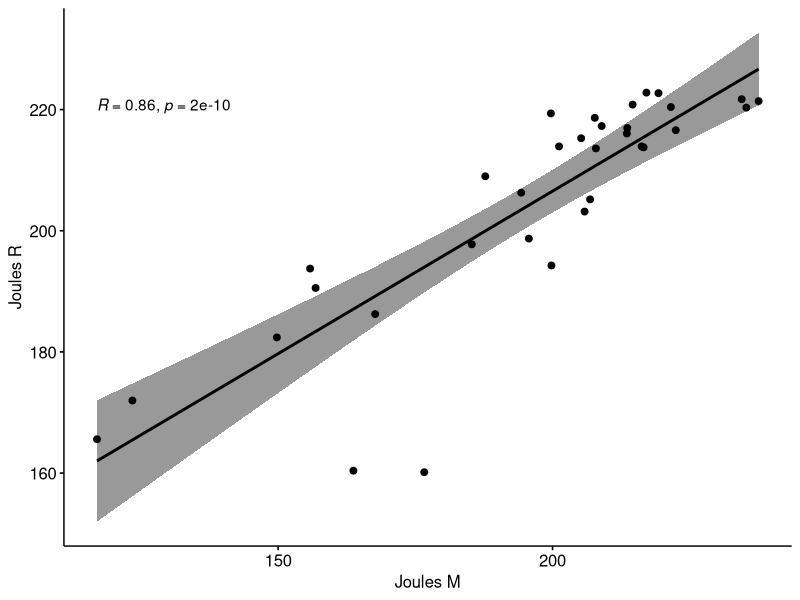
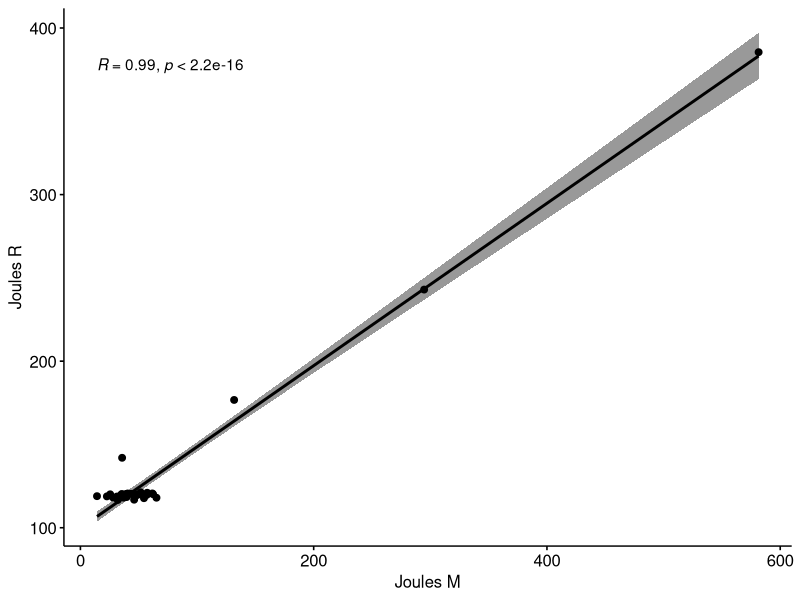
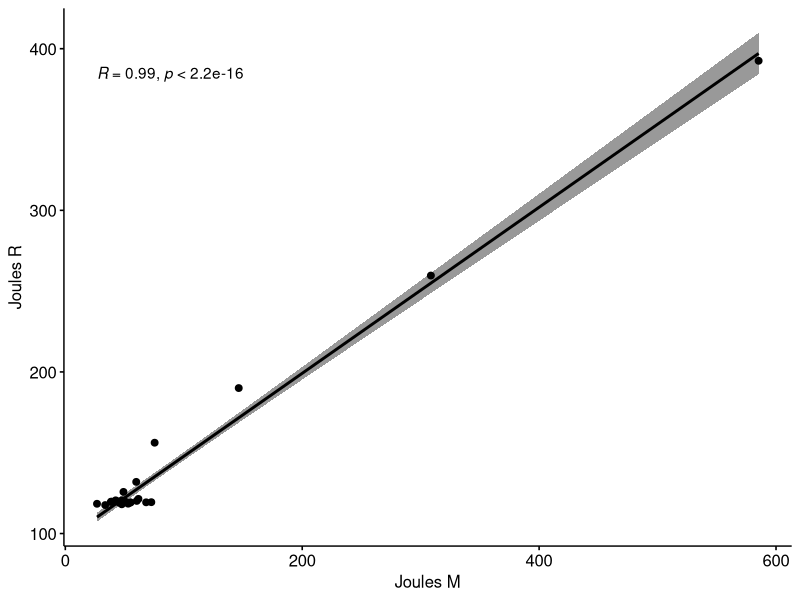
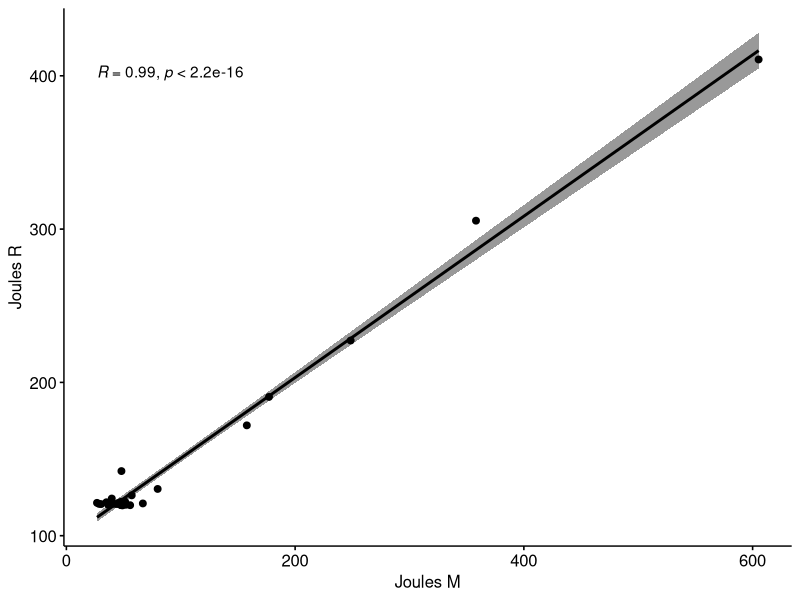
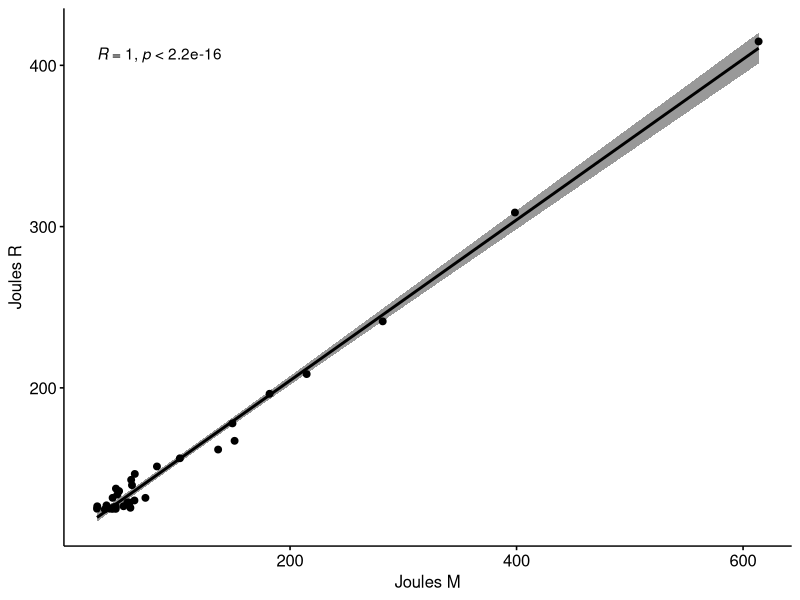
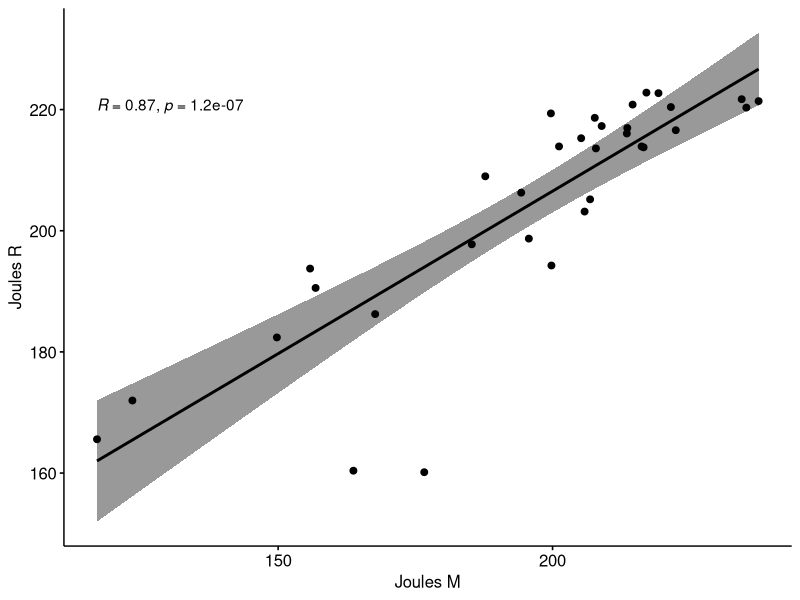
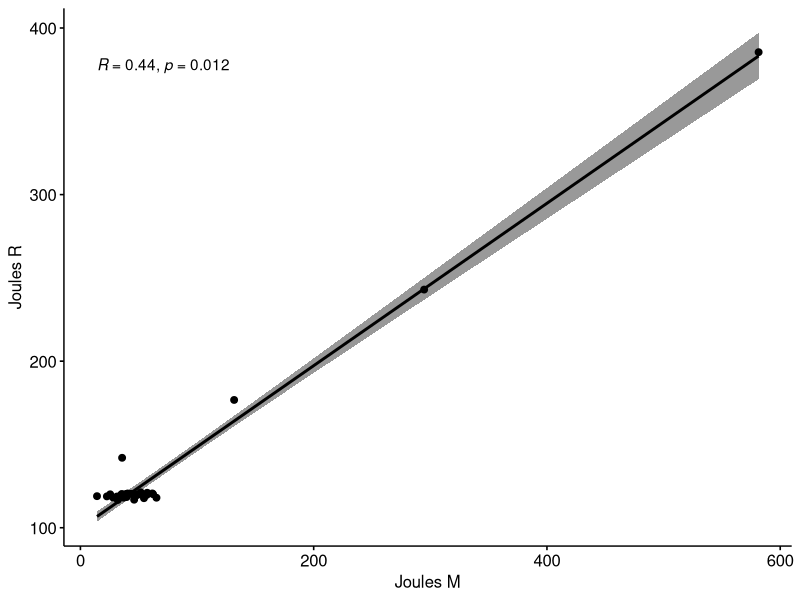
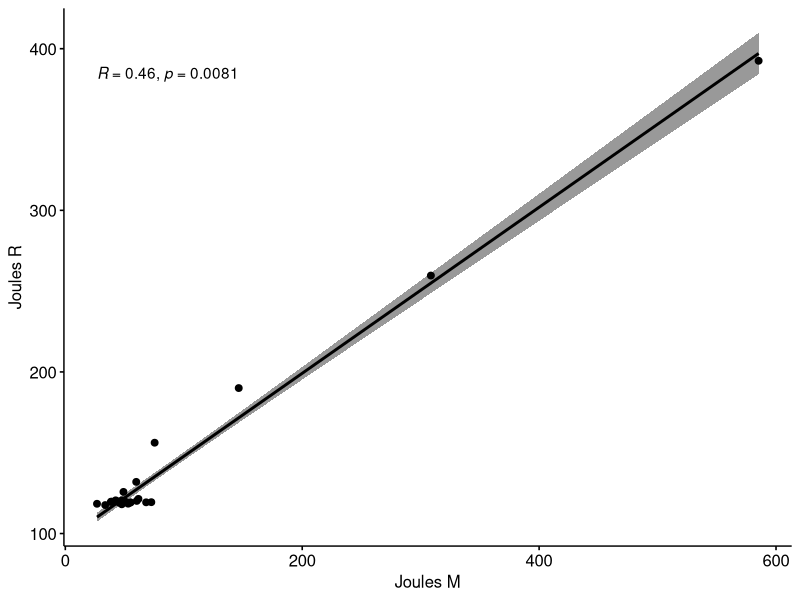

These figures' R source, in order: (Note: this script raises an error after producing the figures.)
# install.packages("ggplot2")
# install.packages("dplyr")
# install.packages("gridExtra")
# install.packages("ggpubr")
# install.packages("psych")
library(dplyr)
library(ggplot2)
library(gridExtra)
library("ggpubr")
library(psych)

dataRapl <- read.csv(file = 'dataRAPL.csv')
dataMeter <- read.csv(file = 'dataMETER.csv')


subset_data_rapl <- dataRapl[, c(9:11)]
subset_data_rapl$Total <- rowSums(dataRapl[, c(9:11)])
subset_data_rapl$n.workers = dataRapl$n.workers
subset_data_rapl$n.secondary.workers = dataRapl$n.secondary.workers

subset_data_Meter <- dataMeter[,c(7,8)]


summary(subset_data_rapl["Total"])
summary(subset_data_Meter["Energy.Meter"])

# Get unique number of threads
workers <- unique(dataMeter[0:990,]$n.workers)
size_chunk<- 990

# Methods to get averages for each chunk in Meter and Rapl
get_list_with_avar_workers_Meter <- function(chunk) {
  list_ps <- list()
  for (i in 1:length(workers)) {
    
    new_dat <- dataMeter[((size_chunk*(chunk-1))+1):(size_chunk*(chunk)),]
    data <- new_dat[new_dat$n.workers == workers[i],]
    list_ps[i] <- mean(data$Energy.Meter)
  }
  return(list_ps)
}

get_list_with_avar_workers_Rapl <- function(chunk) {
  list_ps <- list()
  for (i in 1:length(workers)) {
    
    new_dat <- subset_data_rapl[((size_chunk*(chunk-1))+1):(size_chunk*(chunk)),]
    data <- new_dat[new_dat$n.workers == workers[i],]
    list_ps[i] <- mean(data$Total)
  }
  return(list_ps)
}


read_chunks <- function(subset) {
  chunk_size <- 990
  txacts <- list(0,1,2,8,64)
  counter <- 1
  for (i in seq(chunk_size, chunk_size*5,by = chunk_size)) {
    if (counter == 1) {
      chunk <- subset[(i-chunk_size):i,]
      print("----- ORIGINAL -----")
      print(summary(chunk))
    } else {
      chunk <- subset[(i-chunk_size):i,]
      print(paste("----- TXACT-",txacts[[counter]]," -----"))
      print(summary(chunk))
    }
    #chunks[[counter]] <- chunk
    counter <- counter+1
  }
}

read_chunks(subset_data_rapl["Total"])
read_chunks(subset_data_Meter["Energy.Meter"])


describe_orig_chunk <- function(subset1,subset2,chunk) {
  benchmark_data <- data.frame(threads = numeric(), energy_rapl = numeric(),energy_meter = numeric())
  for (i in 1:30) {
    energy_rapl <- subset1[((33*(i-1))+chunk)] # Example value, replace with actual data
    energy_meter <- subset2[((33*(i-1))+chunk)]# Example value, replace with actual data
    benchmark_data[i,] <- c(workers[chunk],energy_rapl, energy_meter)
  }
  describe(benchmark_data)
}

describe_orig_chunk(subset_data_rapl[0:990,"Total"],subset_data_Meter[0:990,"Energy.Meter"],1)
describe_orig_chunk(subset_data_rapl[0:990,"Total"],subset_data_Meter[0:990,"Energy.Meter"],2)
describe_orig_chunk(subset_data_rapl[0:990,"Total"],subset_data_Meter[0:990,"Energy.Meter"],11)
describe_orig_chunk(subset_data_rapl[0:990,"Total"],subset_data_Meter[0:990,"Energy.Meter"],12)
describe_orig_chunk(subset_data_rapl[0:990,"Total"],subset_data_Meter[0:990,"Energy.Meter"],33)



# NOT AVERAGES
# Perform Shapiro-Wilk normality test for each number of threads
for( j in 1:5){

list_ps <- list()
  # cat("-----", j)
  for (i in 1:length(workers)) {
  # Subset data for current number of threads
  # print(workers[i])
  new_dat <- dataMeter[((size_chunk*(j-1))+1):(size_chunk*(j)),]
  data <- new_dat[new_dat$n.workers == workers[i],]
   # print(dataMeter[(size_chunk*(j-1)):(size_chunk*(j)),][dataMeter[(size_chunk*(j-1)):(size_chunk*(j)),]$n.workers == workers[i],]$n.workers)
  # Perform Shapiro-Wilk normality test on energy consumption (RAPL)
  shapiro_test <- shapiro.test(data$Energy.Meter)
  list_ps[i]<- shapiro_test$p.value
  # cat("--", i)
  # print(list_ps[i])
  # Print results
  # cat("Number of threads:", workers[i], "\n")
  # cat("W =", shapiro_test$statistic, ", p-value =", shapiro_test$p.value, "\n\n")
}
print(mean(unlist(list_ps)))

}

# Perform Shapiro-Wilk normality test for each number of threads
for( j in 1:5){
  
  list_ps <- list()
  
  for (i in 1:length(workers)) {
    # Subset data for current number of threads
    # print(workers[i])
    new_dat <- subset_data_rapl[((size_chunk*(j-1))+1):(size_chunk*(j)),]
    data <- new_dat[new_dat$n.workers == workers[i],]
    # print(dataMeter[(size_chunk*(j-1)):(size_chunk*(j)),][dataMeter[(size_chunk*(j-1)):(size_chunk*(j)),]$n.workers == workers[i],]$n.workers)
    # Perform Shapiro-Wilk normality test on energy consumption (RAPL)
    shapiro_test <- shapiro.test(data$Total)
    list_ps[i]<- shapiro_test$p.value
    # Print results
    # cat("Number of threads:", workers[i], "\n")
    # cat("W =", shapiro_test$statistic, ", p-value =", shapiro_test$p.value, "\n\n")
  }
  print(mean(unlist(list_ps)))
}

# AVERAGES
# METER
for(i in 1:5){
  shapiro_test_iso <- shapiro.test(unlist(get_list_with_avar_workers_Meter(i)))
  print(shapiro_test_iso$p.value)
}
# RAPL
for(i in 1:5){
  shapiro_test_iso <- shapiro.test(unlist(get_list_with_avar_workers_Rapl(i)))
  print(shapiro_test_iso$p.value)
}

# RAPL summaries
summary(filter(subset_data_rapl, n.secondary.workers == 0)$Total)

summary(filter(subset_data_rapl, n.secondary.workers == 0, n.workers == 1)$Total)
summary(filter(subset_data_rapl, n.secondary.workers == 0, n.workers == 2)$Total)

summary(filter(subset_data_rapl, n.secondary.workers == 1)$Total)
summary(filter(subset_data_rapl, n.secondary.workers == 1, n.workers == 1)$Total)
summary(filter(subset_data_rapl, n.secondary.workers == 1, n.workers == 2)$Total)

summary(subset_data_rapl$Total)

# METER summaries
summary(filter(dataMeter, n.secondary.workers == 0)$Energy.Meter)

summary(filter(dataMeter, n.secondary.workers == 0, n.workers == 1)$Energy.Meter)
summary(filter(dataMeter, n.secondary.workers == 0, n.workers == 2)$Energy.Meter)

summary(filter(dataMeter, n.secondary.workers == 1)$Energy.Meter)
summary(filter(dataMeter, n.secondary.workers == 1, n.workers == 1)$Energy.Meter)
summary(filter(dataMeter, n.secondary.workers == 1, n.workers == 2)$Energy.Meter)

summary(dataMeter$Energy.Meter)


# Correlation tests

print(get_list_with_avar_workers_Rapl(3))


# CORRELATION for different chunks, method: PEARSON

cor(unlist(get_list_with_avar_workers_Meter(1)),unlist(get_list_with_avar_workers_Rapl(1)),method = c("pearson"))

cor(unlist(get_list_with_avar_workers_Meter(2)),unlist(get_list_with_avar_workers_Rapl(2)),method = c("pearson"))
cor(unlist(get_list_with_avar_workers_Meter(3)),unlist(get_list_with_avar_workers_Rapl(3)),method = c("pearson"))
cor(unlist(get_list_with_avar_workers_Meter(4)),unlist(get_list_with_avar_workers_Rapl(4)),method = c("pearson"))
cor(unlist(get_list_with_avar_workers_Meter(5)),unlist(get_list_with_avar_workers_Rapl(5)),method = c("pearson"))

# General
cor(subset_data_Meter$Energy.Meter,subset_data_rapl$Total,method = c("pearson")) #same

cor.test(unlist(get_list_with_avar_workers_Meter(1)),unlist(get_list_with_avar_workers_Rapl(1)),method = c("pearson"))

cor.test(unlist(get_list_with_avar_workers_Meter(2)),unlist(get_list_with_avar_workers_Rapl(2)),method = c("pearson"))
cor.test(unlist(get_list_with_avar_workers_Meter(3)),unlist(get_list_with_avar_workers_Rapl(3)),method = c("pearson"))
cor.test(unlist(get_list_with_avar_workers_Meter(4)),unlist(get_list_with_avar_workers_Rapl(4)),method = c("pearson"))
cor.test(unlist(get_list_with_avar_workers_Meter(5)),unlist(get_list_with_avar_workers_Rapl(5)),method = c("pearson"))

cor.test(subset_data_Meter$Energy.Meter,subset_data_rapl$Total) #same


# CORRELATION for different chunks, method: SPEARMAN

cor(unlist(get_list_with_avar_workers_Meter(1)),unlist(get_list_with_avar_workers_Rapl(1)),method = c("spearman"))

cor(unlist(get_list_with_avar_workers_Meter(2)),unlist(get_list_with_avar_workers_Rapl(2)),method = c("spearman"))
cor(unlist(get_list_with_avar_workers_Meter(3)),unlist(get_list_with_avar_workers_Rapl(3)),method = c("spearman"))
cor(unlist(get_list_with_avar_workers_Meter(4)),unlist(get_list_with_avar_workers_Rapl(4)),method = c("spearman"))
cor(unlist(get_list_with_avar_workers_Meter(5)),unlist(get_list_with_avar_workers_Rapl(5)),method = c("spearman"))

# General
cor(subset_data_Meter$Energy.Meter,subset_data_rapl$Total) #same

cor.test(unlist(get_list_with_avar_workers_Meter(1)),unlist(get_list_with_avar_workers_Rapl(1)),method = c("spearman"))

cor.test(unlist(get_list_with_avar_workers_Meter(2)),unlist(get_list_with_avar_workers_Rapl(2)),method = c("spearman"))
cor.test(unlist(get_list_with_avar_workers_Meter(3)),unlist(get_list_with_avar_workers_Rapl(3)),method = c("spearman"))
cor.test(unlist(get_list_with_avar_workers_Meter(4)),unlist(get_list_with_avar_workers_Rapl(4)),method = c("spearman"))
cor.test(unlist(get_list_with_avar_workers_Meter(5)),unlist(get_list_with_avar_workers_Rapl(5)),method = c("spearman"))

cor.test(subset_data_Meter$Energy.Meter,subset_data_rapl$Total) #same


# PEARSON plots

give_me_plot_pear <- function(chunk){

my_data <- dataMeter[(1+(990*(chunk-1))):(33+(990*(chunk-1))),c(1:2)]
print(my_data$version[1])

my_data$Meter <- unlist(get_list_with_avar_workers_Meter(chunk))
my_data$Rapl <- unlist(get_list_with_avar_workers_Rapl(chunk))
# plotting 

ggscatter(my_data, x = "Meter", y = "Rapl", 
          add = "reg.line", conf.int = TRUE, 
          cor.coef = TRUE, cor.method = "pearson",
          xlab = "Joules M", ylab = "Joules R")
}
give_me_plot_pear(1)
give_me_plot_pear(2)
give_me_plot_pear(3)
give_me_plot_pear(4)
give_me_plot_pear(5)


# SPEARMAN plots

give_me_plot_spear <- function(chunk){
  
  my_data <- dataMeter[(1+(990*(chunk-1))):(33+(990*(chunk-1))),c(1:2)]
  print(my_data$version[1])
  
  my_data$Meter <- unlist(get_list_with_avar_workers_Meter(chunk))
  my_data$Rapl <- unlist(get_list_with_avar_workers_Rapl(chunk))
  # plotting 
  
  ggscatter(my_data, x = "Meter", y = "Rapl", 
            add = "reg.line", conf.int = TRUE, 
            cor.coef = TRUE, cor.method = "spearman",
            xlab = "Joules M", ylab = "Joules R")
}
give_me_plot_spear(1)
give_me_plot_spear(2)
give_me_plot_spear(3)
give_me_plot_spear(4)
give_me_plot_spear(5)


# General
RandM <- subset_data_rapl[,4:6]
RandM$Meter <- subset_data_Meter$Energy.Meter

ggscatter(RandM, x = "Meter", y = "Total", 
          add = "reg.line", conf.int = TRUE, 
          cor.coef = TRUE, cor.method = "pearson",
          xlab = "Joules M", ylab = "Joules R")



get_qq_plot_MR <- function(chunk){

qqnorm( unlist(get_list_with_avar_workers_Meter(chunk)))
qqline(unlist(get_list_with_avar_workers_Meter(chunk)))

qqnorm( unlist(get_list_with_avar_workers_Rapl(chunk)))
qqline( unlist(get_list_with_avar_workers_Rapl(chunk)))

}
get_qq_plot_MR(1)
get_qq_plot_MR(2)
get_qq_plot_MR(3)
get_qq_plot_MR(4)
get_qq_plot_MR(5)

# General
qqnorm(RandM$Meter)
qqline(RandM$Meter)

qqnorm(RandM$Total)
qqline(RandM$Total)


# ------------------------------ METER -----------------------------

get_some_nsw_data <- function(nsw,nw,who,what){
    # Subset data for current number of threads
    new_dat <- filter(who, n.secondary.workers == nsw,n.workers==nw)[what]
    
    # if(nw==1){print(new_dat)}
    
    shapiro_test <- shapiro.test(unlist(new_dat))
    if(shapiro_test$p.value > 0.05){cat(nw, shapiro_test$p.value,"\n" )}
    else{cat(nw, shapiro_test$p.value,"  -","\n" )}
    
    if(shapiro_test$p.value > 0.05){
    qqnorm( unlist(new_dat))
    qqline(unlist(new_dat))
    }
}

# WORKING WITH ORIGINAL:

# Perform Shapiro-Wilk normality test for number of threads equals to 1, 2, 8, 32, 64
# with q-q plots

for(p in workers){
  get_some_nsw_data(0,p,dataMeter_ver2,"Energy.Meter")
}

# WORKING WITH TXACTs:

# Perform Shapiro-Wilk normality test for number of threads equals to 1, 2, 8, 32, 64
# with q-q plots

for(k in list(1, 2, 8, 64)){
  cat("\n\n---SEC.WORK ",k," ---\n\n")
  for(p in workers){
    get_some_nsw_data(k,p,dataMeter,"Energy.Meter")
  }
  
}


# ------------------------------ RAPL -----------------------------

# WORKING WITH ORIGINAL:

# Perform Shapiro-Wilk normality test for number of threads equals to 1, 2, 8, 32, 64
# with q-q plots

for(p in list(1, 2, 8,32, 64)){
  get_some_nsw_data(0,p,subset_data_rapl,"Total")
}

# WORKING WITH TXACTs:

# Perform Shapiro-Wilk normality test for number of threads equals to 1, 2, 8, 32, 64
# with q-q plots.

for(k in list(1, 2, 8, 64)){
  for(p in list(1, 2, 8,32, 64)){
    get_some_nsw_data(k,p,subset_data_rapl,"Total")
  }
  print("-----------")
}


# ------------------------------- METER vs RAPL correlation ----------------------

# WORKING WITH ORIGINAL:
# check correlation with Pearson and spearman for threads 1,2,8,32,64

get_pear_t_spear_f_plot <- function(nsw,nw,who,Meterdataset){
  list_dr <- list()

  list_dm <- filter(Meterdataset, n.secondary.workers == nsw,n.workers==nw)$Energy.Meter
  list_dr <- filter(subset_data_rapl, n.secondary.workers == nsw,n.workers==nw)$Total

  print(cor(unlist(list_dm),unlist(list_dr),method = c("pearson")))
  print(cor(unlist(list_dm),unlist(list_dr),method = c("spearman")))
  print("--")

  my_data <- Meterdataset[1:30,c(1:2)]
  
  my_data$Meter <- unlist(list_dm)
  my_data$Rapl <- unlist(list_dr)
  
  # plotting 
  # pearson
  if(who == TRUE){
    ggscatter(my_data, x = "Meter", y = "Rapl", 
              add = "reg.line", conf.int = TRUE, 
              cor.coef = TRUE, cor.method = "pearson",
              xlab = "Joules M p", ylab = "Joules R p")
  }
  else{
    # spearman
    ggscatter(my_data, x = "Meter", y = "Rapl",
              add = "reg.line", conf.int = TRUE,
              cor.coef = TRUE, cor.method = "spearman",
              xlab = "Joules M s", ylab = "Joules R s")
  }
}

# threads 1,2,8,32,64
# pearson
get_pear_t_spear_f_plot(0,1,TRUE,dataMeter) #ggscatter does not like loops
get_pear_t_spear_f_plot(0,1,TRUE,dataMeter_ver2)

get_pear_t_spear_f_plot(0,2,TRUE,dataMeter) 
get_pear_t_spear_f_plot(0,2,TRUE,dataMeter_ver2)

get_pear_t_spear_f_plot(0,8,TRUE,dataMeter)  
get_pear_t_spear_f_plot(0,8,TRUE,dataMeter_ver2)

get_pear_t_spear_f_plot(0,32,TRUE,dataMeter)  
get_pear_t_spear_f_plot(0,32,TRUE,dataMeter_ver2)

get_pear_t_spear_f_plot(0,64,TRUE,dataMeter) 
get_pear_t_spear_f_plot(0,64,TRUE,dataMeter_ver2)


# spearman
get_pear_t_spear_f_plot(0,1,FALSE,dataMeter) #ggscatter does not like loops
get_pear_t_spear_f_plot(0,1,FALSE,dataMeter_ver2)

get_pear_t_spear_f_plot(0,2,FALSE,dataMeter) 
get_pear_t_spear_f_plot(0,2,FALSE,dataMeter_ver2)

get_pear_t_spear_f_plot(0,8,FALSE,dataMeter)  
get_pear_t_spear_f_plot(0,8,FALSE,dataMeter_ver2)

get_pear_t_spear_f_plot(0,32,FALSE,dataMeter)  
get_pear_t_spear_f_plot(0,32,FALSE,dataMeter_ver2)

get_pear_t_spear_f_plot(0,64,FALSE,dataMeter) 
get_pear_t_spear_f_plot(0,64,FALSE,dataMeter_ver2)



#Extremely bad results, but good news, we need to work with averages, so lets rewrite method


NEW_get_list_with_avar_workers_Meter <- function(nsw,fromwho) {
  list_ps <- list()
  for (i in workers) {
    new_dat <- filter(fromwho, n.secondary.workers == nsw,n.workers==i)$Energy.Meter
    list_ps[i] <- mean(new_dat)
  }
  return(list_ps)
}

NEW_get_list_with_avar_workers_Rapl <- function(nsw) {
  list_ps <- list()
  for (i in workers) {
    new_dat <- filter(subset_data_rapl, n.secondary.workers == nsw,n.workers==i)$Total
    list_ps[i] <- mean(new_dat)
  }
  return(list_ps)
}


for(k in list(0, 1, 2, 8, 64)){
  cat("orMet --- THREADS: ",k," ---\n")
  cat("pearson: ",cor(unlist(NEW_get_list_with_avar_workers_Meter(k,dataMeter)),unlist(NEW_get_list_with_avar_workers_Rapl(k)),method = c("pearson")),"\n"  )
  cat("spearman: ",cor(unlist(NEW_get_list_with_avar_workers_Meter(k,dataMeter)),unlist(NEW_get_list_with_avar_workers_Rapl(k)),method = c("spearman")),"\n\n")

}

# goood

for(k in list(0, 1, 2, 8, 64)){
  cat("vers2 --- THREADS: ",k," ---\n")
  cat("pearson: ",cor(unlist(NEW_get_list_with_avar_workers_Meter(k,dataMeter_ver2)),unlist(NEW_get_list_with_avar_workers_Rapl(k)),method = c("pearson")),"\n"  )
  cat("spearman: ",cor(unlist(NEW_get_list_with_avar_workers_Meter(k,dataMeter_ver2)),unlist(NEW_get_list_with_avar_workers_Rapl(k)),method = c("spearman")),"\n\n")

}

# There is some correlation between them ~~~~~~


# ----------------------------------- SIGNIFICANCE CHECK --------------------------------
# AVERAGES
# works faster
wilcox.test(unlist(get_list_with_avar_workers_Meter(1)),unlist(get_list_with_avar_workers_Rapl(1)))
wilcox.test(unlist(get_list_with_avar_workers_Meter(2)),unlist(get_list_with_avar_workers_Rapl(2)))
wilcox.test(unlist(get_list_with_avar_workers_Meter(3)),unlist(get_list_with_avar_workers_Rapl(3)))
wilcox.test(unlist(get_list_with_avar_workers_Meter(4)),unlist(get_list_with_avar_workers_Rapl(4)))
wilcox.test(unlist(get_list_with_avar_workers_Meter(5)),unlist(get_list_with_avar_workers_Rapl(5)))

# same but slower
wilcox.test(unlist(NEW_get_list_with_avar_workers_Meter(0,dataMeter)),unlist(NEW_get_list_with_avar_workers_Rapl(0)))
wilcox.test(unlist(NEW_get_list_with_avar_workers_Meter(1,dataMeter)),unlist(NEW_get_list_with_avar_workers_Rapl(1)))
wilcox.test(unlist(NEW_get_list_with_avar_workers_Meter(2,dataMeter)),unlist(NEW_get_list_with_avar_workers_Rapl(2)))
wilcox.test(unlist(NEW_get_list_with_avar_workers_Meter(8,dataMeter)),unlist(NEW_get_list_with_avar_workers_Rapl(8)))
wilcox.test(unlist(NEW_get_list_with_avar_workers_Meter(64,dataMeter)),unlist(NEW_get_list_with_avar_workers_Rapl(64)))

# version 2
wilcox.test(unlist(NEW_get_list_with_avar_workers_Meter(0,dataMeter_ver2)),unlist(NEW_get_list_with_avar_workers_Rapl(0)))
wilcox.test(unlist(NEW_get_list_with_avar_workers_Meter(1,dataMeter_ver2)),unlist(NEW_get_list_with_avar_workers_Rapl(1)))
wilcox.test(unlist(NEW_get_list_with_avar_workers_Meter(2,dataMeter_ver2)),unlist(NEW_get_list_with_avar_workers_Rapl(2)))
wilcox.test(unlist(NEW_get_list_with_avar_workers_Meter(8,dataMeter_ver2)),unlist(NEW_get_list_with_avar_workers_Rapl(8)))
wilcox.test(unlist(NEW_get_list_with_avar_workers_Meter(64,dataMeter_ver2)),unlist(NEW_get_list_with_avar_workers_Rapl(64)))



# NOT AVERAGES
get_some_nsw_data_Wilcox <- function(nsw,nw,who,what){
  # Subset data for current number of threads
  new_dat <- filter(who, n.secondary.workers == nsw,n.workers==nw)[what]
  new_dat2 <- filter(subset_data_rapl, n.secondary.workers == nsw,n.workers==nw)$Total
  
  wilcox_test <- wilcox.test(unlist(new_dat),unlist(new_dat2), exact=FALSE)
  if(wilcox_test$p.value > 0.05){cat(nw, wilcox_test$p.value,"\n" )}
  else{cat(nw, wilcox_test$p.value,"  -","\n" )}
  
}

for( p in workers){
get_some_nsw_data_Wilcox(0,p,dataMeter,"Energy.Meter")

}


for(k in list(1, 2, 8, 64)){
  for(p in workers){
    get_some_nsw_data_Wilcox(k,p,dataMeter,"Energy.Meter")
  }
  print("-----------")
}


for(p in workers){
  get_some_nsw_data_Wilcox(0,p,dataMeter_ver2,"Energy.Meter")
}

for(k in list(1, 2, 8, 64)){
  for(p in workers){
    get_some_nsw_data_Wilcox(k,p,dataMeter_ver2,"Energy.Meter")
  }
  print("-----------")
}


# wilcox.test(list_M,list_R)
wilcox.test(RandM$Meter,RandM$Total) 




# ----------------------------------- PLOTS SAVING --------------------------------

save_into_file <- function(subfold,namefile,num,func){

  if (!dir.exists("plots_folder")) {
    dir.create("plots_folder")
  }
  if (!dir.exists("plots_folder/Correlation")) {
    dir.create("plots_folder/Correlation")
  }
  if (!dir.exists("plots_folder/QQ-plots")) {
    dir.create("plots_folder/QQ-plots")
  }
  # saving in jpeg format
  # jpeg("plots_folder/saving_jpeg4.jpeg")
  # jpeg(file = paste0("plots_folder/",subfold,"/",namefile, num, ".png"))
  
  ggsave(file = paste0("plots_folder/", subfold, "/", namefile, num, ".jpeg"), plot =  func(num)  ,device = "jpeg",dpi = 100)
  
  # dev.off()
}


save_into_file("Correlation","corr_pear_orig_avar",1,give_me_plot_pear)
